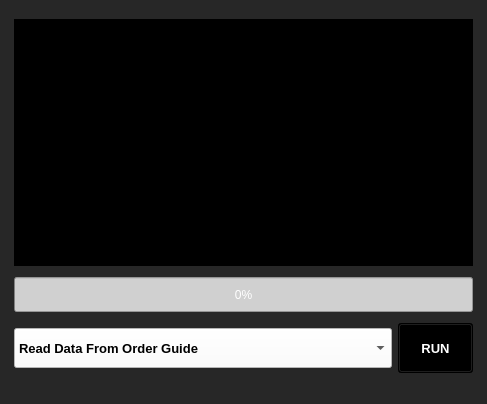
<?xml version="1.0" encoding="UTF-8"?>
<ui version="4.0">
 <class>MainWindow</class>
 <widget class="QMainWindow" name="MainWindow">
  <property name="geometry">
   <rect>
    <x>0</x>
    <y>0</y>
    <width>487</width>
    <height>404</height>
   </rect>
  </property>
  <property name="minimumSize">
   <size>
    <width>0</width>
    <height>60</height>
   </size>
  </property>
  <property name="baseSize">
   <size>
    <width>100</width>
    <height>100</height>
   </size>
  </property>
  <property name="windowTitle">
   <string>TJs Report Builder</string>
  </property>
  <property name="styleSheet">
   <string notr="true">background-color: rgb(39, 39, 39);
color: rgb(255, 255, 255);</string>
  </property>
  <widget class="QWidget" name="centralwidget">
   <layout class="QGridLayout" name="gridLayout">
    <item row="10" column="2">
     <widget class="QPushButton" name="start">
      <property name="minimumSize">
       <size>
        <width>0</width>
        <height>50</height>
       </size>
      </property>
      <property name="maximumSize">
       <size>
        <width>75</width>
        <height>50</height>
       </size>
      </property>
      <property name="baseSize">
       <size>
        <width>0</width>
        <height>0</height>
       </size>
      </property>
      <property name="font">
       <font>
        <family>System</family>
        <pointsize>10</pointsize>
        <weight>75</weight>
        <bold>true</bold>
       </font>
      </property>
      <property name="styleSheet">
       <string notr="true">background-color: rgb(0, 0, 0);
color: rgb(255, 255, 255);
selection-color: rgb(85, 255, 0);</string>
      </property>
      <property name="text">
       <string>RUN</string>
      </property>
      <property name="flat">
       <bool>false</bool>
      </property>
     </widget>
    </item>
    <item row="7" column="1">
     <spacer name="verticalSpacer_2">
      <property name="orientation">
       <enum>Qt::Vertical</enum>
      </property>
      <property name="sizeType">
       <enum>QSizePolicy::Fixed</enum>
      </property>
      <property name="sizeHint" stdset="0">
       <size>
        <width>20</width>
        <height>5</height>
       </size>
      </property>
     </spacer>
    </item>
    <item row="5" column="3">
     <spacer name="horizontalSpacer_2">
      <property name="orientation">
       <enum>Qt::Horizontal</enum>
      </property>
      <property name="sizeType">
       <enum>QSizePolicy::Fixed</enum>
      </property>
      <property name="sizeHint" stdset="0">
       <size>
        <width>5</width>
        <height>20</height>
       </size>
      </property>
     </spacer>
    </item>
    <item row="0" column="1">
     <spacer name="verticalSpacer_3">
      <property name="orientation">
       <enum>Qt::Vertical</enum>
      </property>
      <property name="sizeType">
       <enum>QSizePolicy::Fixed</enum>
      </property>
      <property name="sizeHint" stdset="0">
       <size>
        <width>10</width>
        <height>10</height>
       </size>
      </property>
     </spacer>
    </item>
    <item row="5" column="0">
     <spacer name="horizontalSpacer">
      <property name="orientation">
       <enum>Qt::Horizontal</enum>
      </property>
      <property name="sizeType">
       <enum>QSizePolicy::Fixed</enum>
      </property>
      <property name="sizeHint" stdset="0">
       <size>
        <width>5</width>
        <height>5</height>
       </size>
      </property>
     </spacer>
    </item>
    <item row="5" column="1" rowspan="2" colspan="2">
     <widget class="QTextEdit" name="outputBox">
      <property name="font">
       <font>
        <family>System</family>
        <weight>75</weight>
        <bold>true</bold>
        <stylestrategy>PreferAntialias</stylestrategy>
       </font>
      </property>
      <property name="focusPolicy">
       <enum>Qt::NoFocus</enum>
      </property>
      <property name="styleSheet">
       <string notr="true">background-color: rgb(0, 0, 0);
color: rgb(0, 255, 0);</string>
      </property>
     </widget>
    </item>
    <item row="8" column="1" colspan="2">
     <widget class="QProgressBar" name="progressBar">
      <property name="minimumSize">
       <size>
        <width>0</width>
        <height>35</height>
       </size>
      </property>
      <property name="styleSheet">
       <string notr="true">color: rgb(255, 255, 255);
alternate-background-color: rgb(255, 85, 127);
background-color: rgb(208, 208, 208);</string>
      </property>
      <property name="value">
       <number>0</number>
      </property>
      <property name="textVisible">
       <bool>true</bool>
      </property>
      <property name="orientation">
       <enum>Qt::Horizontal</enum>
      </property>
      <property name="invertedAppearance">
       <bool>false</bool>
      </property>
     </widget>
    </item>
    <item row="10" column="1">
     <widget class="QComboBox" name="comboBox">
      <property name="minimumSize">
       <size>
        <width>0</width>
        <height>40</height>
       </size>
      </property>
      <property name="maximumSize">
       <size>
        <width>16777215</width>
        <height>40</height>
       </size>
      </property>
      <property name="font">
       <font>
        <family>System</family>
        <pointsize>10</pointsize>
        <weight>75</weight>
        <bold>true</bold>
       </font>
      </property>
      <property name="layoutDirection">
       <enum>Qt::LeftToRight</enum>
      </property>
      <property name="autoFillBackground">
       <bool>false</bool>
      </property>
      <property name="styleSheet">
       <string notr="true">background-color: rgb(255, 255, 255);
color: rgb(0, 0, 0);</string>
      </property>
      <property name="frame">
       <bool>true</bool>
      </property>
      <item>
       <property name="text">
        <string>Read Data From Order Guide</string>
       </property>
      </item>
      <item>
       <property name="text">
        <string>Section Names XLSX to JSON</string>
       </property>
      </item>
      <item>
       <property name="text">
        <string>Prices XLSX to JSON</string>
       </property>
      </item>
      <item>
       <property name="text">
        <string>Pack Sizes XLSX to JSON</string>
       </property>
      </item>
      <item>
       <property name="text">
        <string>Create Sales Report</string>
       </property>
      </item>
     </widget>
    </item>
    <item row="9" column="1">
     <spacer name="verticalSpacer">
      <property name="orientation">
       <enum>Qt::Vertical</enum>
      </property>
      <property name="sizeType">
       <enum>QSizePolicy::Fixed</enum>
      </property>
      <property name="sizeHint" stdset="0">
       <size>
        <width>20</width>
        <height>5</height>
       </size>
      </property>
     </spacer>
    </item>
   </layout>
  </widget>
  <widget class="QMenuBar" name="menubar">
   <property name="geometry">
    <rect>
     <x>0</x>
     <y>0</y>
     <width>487</width>
     <height>18</height>
    </rect>
   </property>
  </widget>
  <widget class="QStatusBar" name="statusbar"/>
 </widget>
 <resources/>
 <connections/>
</ui>
